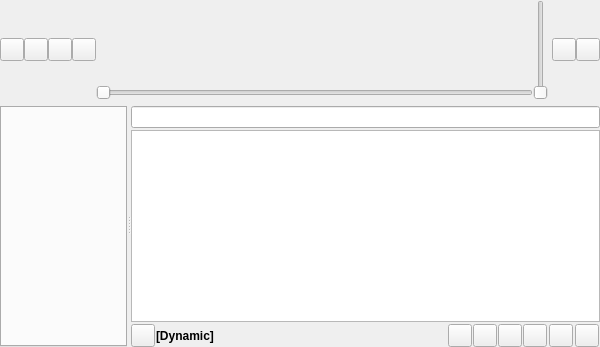
<?xml version="1.0" encoding="UTF-8"?>
<ui version="4.0">
 <class>MainWindow</class>
 <widget class="QWidget" name="MainWindow">
  <property name="geometry">
   <rect>
    <x>0</x>
    <y>0</y>
    <width>600</width>
    <height>347</height>
   </rect>
  </property>
  <layout class="QVBoxLayout" name="verticalLayout">
   <property name="spacing">
    <number>0</number>
   </property>
   <property name="leftMargin">
    <number>0</number>
   </property>
   <property name="topMargin">
    <number>0</number>
   </property>
   <property name="rightMargin">
    <number>0</number>
   </property>
   <property name="bottomMargin">
    <number>0</number>
   </property>
   <item>
    <widget class="QWidget" name="toolbar" native="true">
     <layout class="QGridLayout" name="toolbarLayout">
      <property name="verticalSpacing">
       <number>0</number>
      </property>
      <property name="horizontalSpacing">
       <number>0</number>
      </property>
      <property name="leftMargin">
       <number>0</number>
      </property>
      <property name="topMargin">
       <number>0</number>
      </property>
      <property name="rightMargin">
       <number>0</number>
      </property>
      <property name="bottomMargin">
       <number>0</number>
      </property>
      <item row="0" column="0">
       <widget class="ToolButton" name="prevTrackButton"/>
      </item>
      <item row="0" column="1">
       <widget class="ToolButton" name="playPauseTrackButton"/>
      </item>
      <item row="0" column="2">
       <widget class="ToolButton" name="stopTrackButton"/>
      </item>
      <item row="0" column="3">
       <widget class="ToolButton" name="nextTrackButton"/>
      </item>
      <item row="0" column="4">
       <layout class="QVBoxLayout" name="middleLayout">
        <item>
         <widget class="SqueezedTextLabel" name="trackLabel">
          <property name="alignment">
           <set>Qt::AlignCenter</set>
          </property>
          <property name="font">
           <font>
            <weight>75</weight>
            <bold>true</bold>
           </font>
          </property>
         </widget>
        </item>
        <item>
         <widget class="SqueezedTextLabel" name="artistLabel">
          <property name="alignment">
           <set>Qt::AlignCenter</set>
          </property>
         </widget>
        </item>
        <item>
         <widget class="TimeSlider" name="positionSlider">
          <property name="orientation">
           <enum>Qt::Horizontal</enum>
          </property>
          <property name="sizePolicy">
           <sizepolicy hsizetype="MinimumExpanding" vsizetype="Fixed">
            <horstretch>2</horstretch>
            <verstretch>0</verstretch>
           </sizepolicy>
          </property>
         </widget>
        </item>
       </layout>
      </item>
      <item row="0" column="5">
       <spacer name="spacerx">
        <property name="orientation">
         <enum>Qt::Horizontal</enum>
        </property>
        <property name="sizeType">
         <enum>QSizePolicy::Preferred</enum>
        </property>
        <property name="sizeHint" stdset="0">
         <size>
          <width>0</width>
          <height>2</height>
         </size>
        </property>
       </spacer>
      </item>
      <item row="0" column="6">
       <widget class="VolumeSlider" name="volumeSlider"/>
      </item>
      <item row="0" column="7">
       <spacer name="volumeSliderSpacer">
        <property name="orientation">
         <enum>Qt::Horizontal</enum>
        </property>
        <property name="sizeType">
         <enum>QSizePolicy::Fixed</enum>
        </property>
        <property name="sizeHint" stdset="0">
         <size>
          <width>4</width>
          <height>4</height>
         </size>
        </property>
       </spacer>
      </item>
      <item row="0" column="8">
       <widget class="ToolButton" name="songInfoButton"/>
      </item>
      <item row="0" column="9">
       <widget class="MenuButton" name="menuButton"/>
      </item>
      <item row="1" column="0" colspan="4">
       <widget class="QWidget" name="toolbarSpacerA"/>
      </item>
      <item row="1" column="5" colspan="5">
       <widget class="QWidget" name="toolbarSpacerB"/>
      </item>
     </layout>
    </widget>
   </item>
   <item>
    <widget class="MessageWidget" name="messageWidget"/>
   </item>
   <item>
    <widget class="QStackedWidget" name="stack">
     <property name="currentIndex">
      <number>0</number>
     </property>
     <widget class="AutohidingSplitter" name="splitter">
      <property name="enabled">
       <bool>true</bool>
      </property>
      <property name="sizePolicy">
       <sizepolicy hsizetype="MinimumExpanding" vsizetype="MinimumExpanding">
        <horstretch>0</horstretch>
        <verstretch>0</verstretch>
       </sizepolicy>
      </property>
      <property name="orientation">
       <enum>Qt::Horizontal</enum>
      </property>
      <widget class="QWidget" name="tabWidgetContainer">
       <layout class="QVBoxLayout" name="vlayout">
        <property name="spacing">
         <number>0</number>
        </property>
        <property name="leftMargin">
         <number>0</number>
        </property>
        <property name="topMargin">
         <number>0</number>
        </property>
        <property name="rightMargin">
         <number>0</number>
        </property>
        <property name="bottomMargin">
         <number>0</number>
        </property>
        <item>
         <spacer name="tabWidgetSpacer">
          <property name="orientation">
           <enum>Qt::Vertical</enum>
          </property>
          <property name="sizeType">
           <enum>QSizePolicy::Fixed</enum>
          </property>
          <property name="sizeHint" stdset="0">
           <size>
            <width>6</width>
            <height>6</height>
           </size>
          </property>
         </spacer>
        </item>
        <item>
         <widget class="FancyTabWidget" name="tabWidget">
          <property name="minimumSize">
           <size>
            <width>32</width>
            <height>32</height>
           </size>
          </property>
         </widget>
        </item>
       </layout>
      </widget>
      <widget class="QWidget" name="playQueueWidget">
       <property name="sizePolicy">
        <sizepolicy hsizetype="Expanding" vsizetype="Expanding">
         <horstretch>2</horstretch>
         <verstretch>0</verstretch>
        </sizepolicy>
       </property>
       <layout class="QVBoxLayout" name="vlayoutx">
        <property name="spacing">
         <number>2</number>
        </property>
        <property name="leftMargin">
         <number>0</number>
        </property>
        <property name="topMargin">
         <number>0</number>
        </property>
        <property name="rightMargin">
         <number>0</number>
        </property>
        <property name="bottomMargin">
         <number>0</number>
        </property>
        <item>
         <spacer name="playQueueSpacer">
          <property name="orientation">
           <enum>Qt::Vertical</enum>
          </property>
          <property name="sizeType">
           <enum>QSizePolicy::Fixed</enum>
          </property>
          <property name="sizeHint" stdset="0">
           <size>
            <width>6</width>
            <height>6</height>
           </size>
          </property>
         </spacer>
        </item>
        <item>
         <widget class="SearchWidget" name="playQueueSearchWidget"/>
        </item>
        <item>
         <widget class="PlayQueueView" name="playQueue"/>
        </item>
        <item>
         <layout class="QHBoxLayout" name="hlayout">
          <property name="spacing">
           <number>1</number>
          </property>
          <property name="leftMargin">
           <number>0</number>
          </property>
          <property name="topMargin">
           <number>0</number>
          </property>
          <property name="rightMargin">
           <number>0</number>
          </property>
          <property name="bottomMargin">
           <number>0</number>
          </property>
          <item>
           <widget class="ToolButton" name="stopDynamicButton"/>
          </item>
          <item>
           <widget class="QLabel" name="dynamicLabel">
            <property name="font">
             <font>
              <weight>75</weight>
              <bold>true</bold>
             </font>
            </property>
            <property name="text">
             <string>[Dynamic]</string>
            </property>
           </widget>
          </item>
          <item>
           <widget class="SqueezedTextLabel" name="playQueueStatsLabel"/>
          </item>
          <item>
           <spacer>
            <property name="orientation">
             <enum>Qt::Horizontal</enum>
            </property>
            <property name="sizeHint" stdset="0">
             <size>
              <width>6</width>
              <height>21</height>
             </size>
            </property>
           </spacer>
          </item>
          <item>
           <widget class="ToolButton" name="repeatButton">
            <property name="checkable">
             <bool>true</bool>
            </property>
            <property name="checked">
             <bool>false</bool>
            </property>
           </widget>
          </item>
          <item>
           <widget class="ToolButton" name="singleButton">
            <property name="checkable">
             <bool>true</bool>
            </property>
            <property name="checked">
             <bool>false</bool>
            </property>
           </widget>
          </item>
          <item>
           <widget class="ToolButton" name="randomButton">
            <property name="checkable">
             <bool>true</bool>
            </property>
           </widget>
          </item>
          <item>
           <widget class="ToolButton" name="consumeButton">
            <property name="checkable">
             <bool>true</bool>
            </property>
           </widget>
          </item>
          <item>
           <widget class="SpacerWidget" name="midSpacer" native="true"/>
          </item>
          <item>
           <widget class="ToolButton" name="savePlayQueueButton"/>
          </item>
          <item>
           <widget class="SpacerWidget" name="horizontalSpacer_4" native="true"/>
          </item>
          <item>
           <widget class="ToolButton" name="clearPlayQueueButton"/>
          </item>
          <item>
           <widget class="SizeGrip" name="sizeGrip" native="true"/>
          </item>
         </layout>
        </item>
       </layout>
      </widget>
     </widget>
     <widget class="ContextWidget" name="context"/>
    </widget>
   </item>
  </layout>
 </widget>
 <customwidgets>
  <customwidget>
   <class>SqueezedTextLabel</class>
   <extends>QLabel</extends>
   <header>squeezedtextlabel.h</header>
  </customwidget>
  <customwidget>
   <class>PlayQueueView</class>
   <extends>QTreeView</extends>
   <header>playqueueview.h</header>
  </customwidget>
  <customwidget>
   <class>TimeSlider</class>
   <extends>QSlider</extends>
   <header>timeslider.h</header>
  </customwidget>
  <customwidget>
   <class>FancyTabWidget</class>
   <extends>QTabWidget</extends>
   <header>fancytabwidget.h</header>
   <container>1</container>
  </customwidget>
  <customwidget>
   <class>MessageWidget</class>
   <extends>QFrame</extends>
   <header>messagewidget.h</header>
   <container>1</container>
  </customwidget>
  <customwidget>
   <class>AutohidingSplitter</class>
   <extends>QSplitter</extends>
   <header>autohidingsplitter.h</header>
   <container>1</container>
  </customwidget>
  <customwidget>
   <class>MenuButton</class>
   <extends>QToolButton</extends>
   <header>menubutton.h</header>
  </customwidget>
  <customwidget>
   <class>ToolButton</class>
   <extends>QToolButton</extends>
   <header>toolbutton.h</header>
  </customwidget>
  <customwidget>
   <class>ContextWidget</class>
   <extends>QWidget</extends>
   <header>contextwidget.h</header>
  </customwidget>
  <customwidget>
   <class>SearchWidget</class>
   <extends>QLineEdit</extends>
   <header>searchwidget.h</header>
  </customwidget>
  <customwidget>
   <class>SpacerWidget</class>
   <extends>QWidget</extends>
   <header>spacerwidget.h</header>
  </customwidget>
  <customwidget>
   <class>SizeGrip</class>
   <extends>QWidget</extends>
   <header>sizegrip.h</header>
  </customwidget>
  <customwidget>
   <class>VolumeSlider</class>
   <extends>QSlider</extends>
   <header>volumeslider.h</header>
  </customwidget>
 </customwidgets>
 <resources/>
 <connections/>
</ui>
